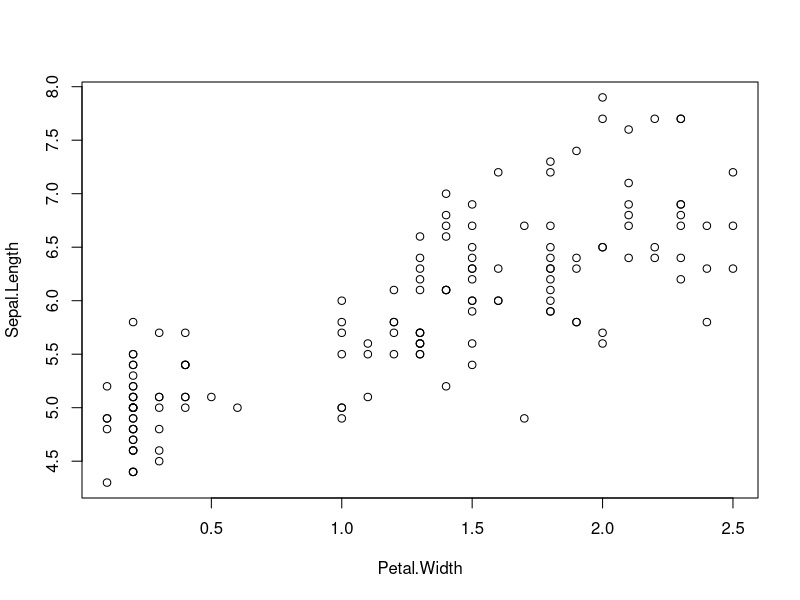
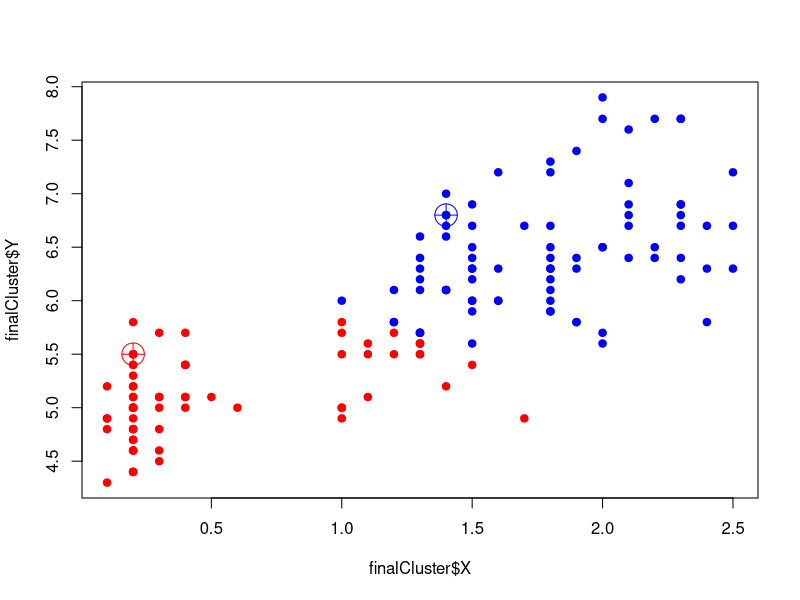

These charts were generated, in order, by the following R code:
rm(list = ls())

#create dataset
data(iris)
attach(iris)
irisCluster<- subset(iris, select = c("Petal.Width", "Sepal.Length"))

#associate it with me
myData<-irisCluster


plot(myData)
#break apart into x and y components
x<-myData[,1]
y<-myData[,2]

#Creates index for the entire dataset and randomizes it
index <- 1:nrow(myData)
randomIndex<-sample(index,length(index),replace = FALSE)

##assign centroid index to first k randomized points
k <-2
int_Centroid_Index<-randomIndex[1:k]

#Create centroid
Centroid1<-myData[int_Centroid_Index[1],]
Centroid2<-myData[int_Centroid_Index[2],]

#Create data frame to hold each cluster
cluster1<-data.frame(X = x[int_Centroid_Index[1]],Y = y[int_Centroid_Index[1]])
cluster2<-data.frame(X = x[int_Centroid_Index[2]],Y = y[int_Centroid_Index[2]])

#Calculates the euclidian distance between centroid and point
distance<-function(C,x,y,i){
  distance <- sqrt((C[,1]-x[i])^2+(C[,2]-y[i])^2)
  return(distance)
}
#classifies points
for (i in k+1:(length(randomIndex)-k)){
  #creates initial dataframe to be added to cluster
  proposed_Point<- data.frame(X = x[i],Y = y[i])
  
  #calculate distance from proposed point to each centroid
  distance1<-distance(Centroid1,x,y,i)
  distance2<-distance(Centroid2,x,y,i)
  
  #puts proposed point in cluster with closest centroid
  if (distance1 < distance2){
    cluster1<- rbind(cluster1,proposed_Point)
  }
  if(distance2 < distance1){
    cluster2 <- rbind(cluster2,proposed_Point)
  }
} 

#Add id row to each cluster
cluster1$cID = rep(1,nrow(cluster1))
cluster2$cID = rep(2,nrow(cluster2))

#combine the two clusters in to one dataset for ploting
finalCluster<-rbind(cluster1,cluster2)

#plot both clusters with each centroid
plot(finalCluster$X,finalCluster$Y,col=ifelse(finalCluster$cID==1, "red", "blue"), cex = 1, pch = 19)
points(Centroid1, col = 'red', pch = 10, cex = 3)
points(Centroid2, col = 'blue', pch = 10, cex = 3)
